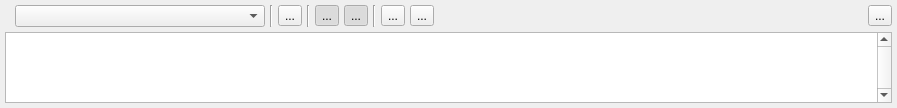
<?xml version="1.0" encoding="UTF-8"?>
<ui version="4.0">
 <class>LoggingWindowSession</class>
 <widget class="QWidget" name="LoggingWindowSession">
  <property name="geometry">
   <rect>
    <x>0</x>
    <y>0</y>
    <width>897</width>
    <height>108</height>
   </rect>
  </property>
  <property name="windowTitle">
   <string>Form</string>
  </property>
  <layout class="QVBoxLayout" name="verticalLayout">
   <property name="spacing">
    <number>5</number>
   </property>
   <property name="leftMargin">
    <number>5</number>
   </property>
   <property name="topMargin">
    <number>5</number>
   </property>
   <property name="rightMargin">
    <number>5</number>
   </property>
   <property name="bottomMargin">
    <number>5</number>
   </property>
   <item>
    <widget class="QFrame" name="frame">
     <property name="frameShape">
      <enum>QFrame::NoFrame</enum>
     </property>
     <property name="frameShadow">
      <enum>QFrame::Raised</enum>
     </property>
     <layout class="QHBoxLayout" name="horizontalLayout">
      <property name="spacing">
       <number>5</number>
      </property>
      <property name="leftMargin">
       <number>10</number>
      </property>
      <property name="topMargin">
       <number>0</number>
      </property>
      <property name="rightMargin">
       <number>0</number>
      </property>
      <property name="bottomMargin">
       <number>0</number>
      </property>
      <item>
       <widget class="QComboBox" name="targetSelector">
        <property name="minimumSize">
         <size>
          <width>250</width>
          <height>0</height>
         </size>
        </property>
       </widget>
      </item>
      <item>
       <widget class="Line" name="line_3">
        <property name="orientation">
         <enum>Qt::Vertical</enum>
        </property>
       </widget>
      </item>
      <item>
       <widget class="QToolButton" name="captureButton">
        <property name="text">
         <string>...</string>
        </property>
        <property name="icon">
         <iconset resource="../../Windows/ScriptCanvasEditorResources.qrc">
          <normaloff>:/ScriptCanvasEditorResources/Resources/capture_offline.png</normaloff>:/ScriptCanvasEditorResources/Resources/capture_offline.png</iconset>
        </property>
        <property name="iconSize">
         <size>
          <width>20</width>
          <height>20</height>
         </size>
        </property>
       </widget>
      </item>
      <item>
       <widget class="Line" name="line_4">
        <property name="orientation">
         <enum>Qt::Vertical</enum>
        </property>
       </widget>
      </item>
      <item>
       <widget class="QToolButton" name="autoCaptureToggle">
        <property name="toolTip">
         <string>Controls whether or not capture will enable as soon as the desired target connects.</string>
        </property>
        <property name="text">
         <string>...</string>
        </property>
        <property name="icon">
         <iconset resource="../../Windows/ScriptCanvasEditorResources.qrc">
          <normaloff>:/ScriptCanvasEditorResources/Resources/auto_record.png</normaloff>:/ScriptCanvasEditorResources/Resources/auto_record.png</iconset>
        </property>
        <property name="iconSize">
         <size>
          <width>20</width>
          <height>20</height>
         </size>
        </property>
        <property name="checkable">
         <bool>true</bool>
        </property>
        <property name="checked">
         <bool>true</bool>
        </property>
       </widget>
      </item>
      <item>
       <widget class="QToolButton" name="liveUpdatesToggle">
        <property name="toolTip">
         <string>Controls whether or not the Logging View live updates with the Captured Data (Usually want to disable for performance reasons)</string>
        </property>
        <property name="text">
         <string>...</string>
        </property>
        <property name="icon">
         <iconset resource="../../Windows/ScriptCanvasEditorResources.qrc">
          <normaloff>:/ScriptCanvasEditorResources/Resources/live_update.png</normaloff>:/ScriptCanvasEditorResources/Resources/live_update.png</iconset>
        </property>
        <property name="iconSize">
         <size>
          <width>20</width>
          <height>20</height>
         </size>
        </property>
        <property name="checkable">
         <bool>true</bool>
        </property>
        <property name="checked">
         <bool>true</bool>
        </property>
       </widget>
      </item>
      <item>
       <widget class="Line" name="line_2">
        <property name="orientation">
         <enum>Qt::Vertical</enum>
        </property>
       </widget>
      </item>
      <item>
       <widget class="QToolButton" name="expandAll">
        <property name="text">
         <string>...</string>
        </property>
        <property name="icon">
         <iconset resource="../../Windows/ScriptCanvasEditorResources.qrc">
          <normaloff>:/ScriptCanvasEditorResources/Resources/ExpandAll_Icon.png</normaloff>:/ScriptCanvasEditorResources/Resources/ExpandAll_Icon.png</iconset>
        </property>
        <property name="iconSize">
         <size>
          <width>20</width>
          <height>20</height>
         </size>
        </property>
       </widget>
      </item>
      <item>
       <widget class="QToolButton" name="collapseAll">
        <property name="text">
         <string>...</string>
        </property>
        <property name="icon">
         <iconset resource="../../Windows/ScriptCanvasEditorResources.qrc">
          <normaloff>:/ScriptCanvasEditorResources/Resources/CollapseAll_Icon.png</normaloff>:/ScriptCanvasEditorResources/Resources/CollapseAll_Icon.png</iconset>
        </property>
        <property name="iconSize">
         <size>
          <width>20</width>
          <height>20</height>
         </size>
        </property>
       </widget>
      </item>
      <item>
       <spacer name="horizontalSpacer">
        <property name="orientation">
         <enum>Qt::Horizontal</enum>
        </property>
        <property name="sizeHint" stdset="0">
         <size>
          <width>40</width>
          <height>20</height>
         </size>
        </property>
       </spacer>
      </item>
      <item>
       <widget class="AzQtComponents::FilteredSearchWidget" name="filterWidget" native="true">
        <property name="sizePolicy">
         <sizepolicy hsizetype="Expanding" vsizetype="Preferred">
          <horstretch>0</horstretch>
          <verstretch>0</verstretch>
         </sizepolicy>
        </property>
        <property name="minimumSize">
         <size>
          <width>0</width>
          <height>20</height>
         </size>
        </property>
       </widget>
      </item>
      <item>
       <widget class="QToolButton" name="openIcon">
        <property name="text">
         <string>...</string>
        </property>
       </widget>
      </item>
     </layout>
    </widget>
   </item>
   <item>
    <widget class="QTreeView" name="logTree">
     <property name="verticalScrollBarPolicy">
      <enum>Qt::ScrollBarAlwaysOn</enum>
     </property>
     <property name="showDropIndicator" stdset="0">
      <bool>false</bool>
     </property>
     <property name="alternatingRowColors">
      <bool>true</bool>
     </property>
     <property name="uniformRowHeights">
      <bool>true</bool>
     </property>
     <property name="headerHidden">
      <bool>true</bool>
     </property>
     <property name="expandsOnDoubleClick">
      <bool>false</bool>
     </property>
    </widget>
   </item>
  </layout>
 </widget>
 <customwidgets>
  <customwidget>
   <class>AzQtComponents::FilteredSearchWidget</class>
   <extends>QWidget</extends>
   <header location="global">AzQtComponents/Components/FilteredSearchWidget.h</header>
   <container>1</container>
  </customwidget>
 </customwidgets>
 <resources>
  <include location="../../Windows/ScriptCanvasEditorResources.qrc"/>
 </resources>
 <connections/>
</ui>
